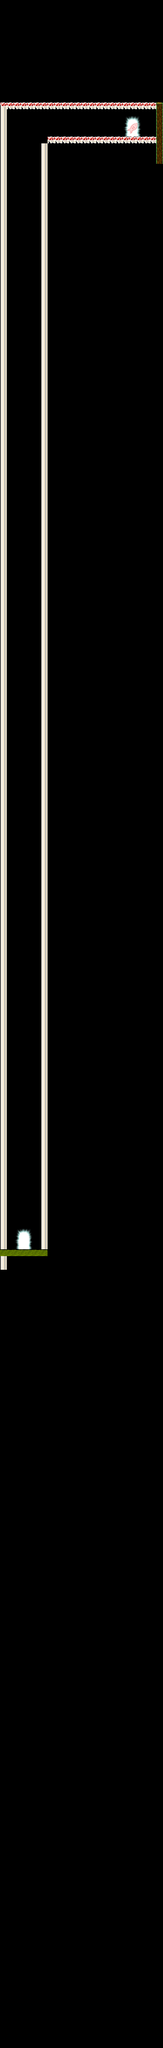

This game map was drawn from its Tiled (.tmx) file and the tilesets committed beside it. A one-line description and the trimmed map source follow:
An orthogonal 24x300 tile map with 32x32 px tiles, 2 tile layers (foreground, object), 1 hidden layer not drawn, 2 tilesets.

<map version="1.0" orientation="orthogonal" width="24" height="300" tilewidth="32" tileheight="32">
 <tileset firstgid="1" name="SalmonTile" tilewidth="32" tileheight="32">
  <image source="SalmonTile.png" width="128" height="128" />
 </tileset>
 <tileset firstgid="17" source="forestTiles.tsx" />
 <layer name="background" width="24" height="300" visible="0">
  <data>[7200 cells, 0 non-empty, 0 distinct tile ids]</data>
 </layer>
 <layer name="foreground" width="24" height="300">
  <data>[7200 cells, 404 non-empty, 24 distinct tile ids]</data>
 </layer>
 <layer name="object" width="24" height="300">
  <data>[7200 cells, 0 non-empty, 0 distinct tile ids]</data>
 </layer>
</map>
